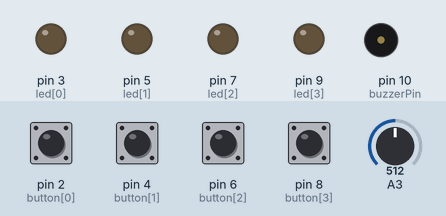
A sketch run on a simulated Arduino Uno, built with avr-gcc and run on an emulated ATmega328P. On the bench: output pins drawn as LEDs (lit = HIGH), buzzer (waves = sounding). The inputs (shaded band) are chosen by the test bench; at power-on: pin 2 (button[0]), pin 4 (button[1]), pin 6 (button[2]), pin 8 (button[3]) HIGH, A3 = 512. Random numbers use the default seed unless the sketch sets one.

Above: at 3.5 s.
3.6 s: pin 8 (button[3]) pulled LOW for 0.15 s
6.7 s: pin 8 (button[3]) pulled LOW for 1 s
10.7 s: pin 6 (button[2]) pulled LOW for 1 s
At 12.48 s:
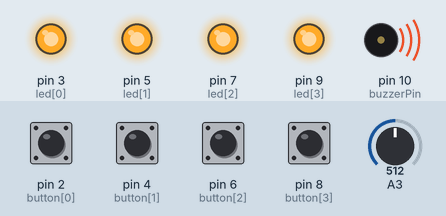
14.4 s: pin 2 (button[0]) pulled LOW for 1 s
At 16.7 s:
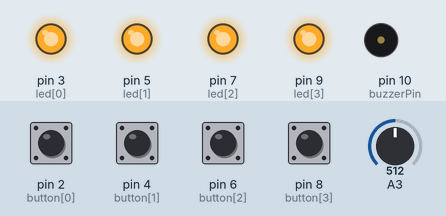
16.9 s: pin 2 (button[0]) pulled LOW for 0.15 s
At 20.0 s:
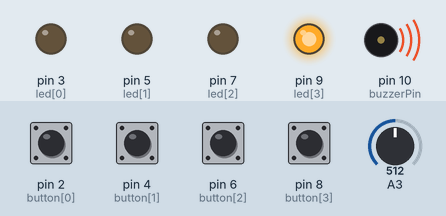
Timing chart, 0 to 23.8 s (numbered marks = the images above; inputs shaded):
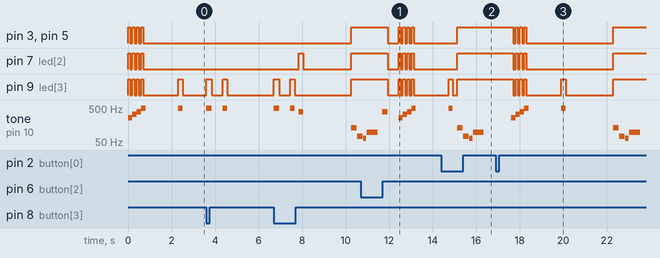

Measured:
- after the input at 10.7 s, pin 3 (led[0]), pin 5 (led[1]), pin 7 (led[2]), pin 9 (led[3]): HIGH → LOW after 1.2 s, then repeats every 0.20 s: HIGH 0.10 s, LOW 0.10 s, until it stays LOW from 13.1 s
- after the input at 14.4 s, pin 3 (led[0]), pin 5 (led[1]), pin 7 (led[2]): LOW → HIGH after 0.73 s
- after the input at 16.9 s, pin 3 (led[0]), pin 5 (led[1]): goes 3 × (LOW 0.10 s, HIGH 0.10 s), LOW 4.0 s, then HIGH, starting after 0.80 s
- by itself, tone on pin 10 (buzzerPin): plays 494 Hz for 0.25 s, 494 Hz for 0.20 s, 392 Hz for 0.20 s, 130 Hz for 0.25 s, 73 Hz for 0.17 s

The sketch:

SIK_Circuit_2C-SimonSaysTWOPLAYER.ino
```cpp
/*
SparkFun Inventor’s Kit
Circuit 2C-Simon Says

The Simon Says game flashes a pattern using LED lights, then the player must repeat the pattern.

This sketch was written by SparkFun Electronics, with lots of help from the Arduino community.
This code is completely free for any use.

View circuit diagram and instructions at: https://learn.sparkfun.com/tutorials/sparkfun-inventors-kit-experiment-guide---v40
Download drawings and code at: https://github.com/sparkfun/SIK-Guide-Code
*/

//set the pins where the butons, LEDs and buzzer connect
int button[] = {2,4,6,8};     //red is button[0], green is button[1], blue is button[2], yellow is button[3]
int led[] = {3,5,7,9};        //red is led[0], green is led[1], blue is led[2], yellow is led[3]
int tones[] = {262, 330, 392, 494};   //tones to play with each button (c, e, g, b)

int playerNum = 0;
int player1LED = 13;
int player2LED = 12;

int roundsToWin = 10;         //number of rounds the player has to play before they win the game (the array can only hold up to 16 rounds)
int buttonSequence1[16];       //make an array of numbers that will be the sequence that the player needs to remember
int buttonSequence2[16];

int seed =0;

int buzzerPin = 10;           //pin that the buzzer is connected to

int pressedButton = 4;        //a variable to remember which button is being pressed. 4 is the value if no button is being pressed.
int roundCounter = 1;         //keeps track of what round the player is on


long startTime = 0;           //timer variable for time limit on button press
long timeLimit = 2000;        //time limit to hit a button

boolean gameStarted = false;      //variable to tell the game whether or not to play the start sequence

void setup(){

  //set all of the button pins to input_pullup (use the builtin pullup resistors)
  pinMode(button[0], INPUT_PULLUP);
  pinMode(button[1], INPUT_PULLUP);
  pinMode(button[2], INPUT_PULLUP);
  pinMode(button[3], INPUT_PULLUP);

  //set all of the LED pins to output
  pinMode(led[0], OUTPUT);
  pinMode(led[1], OUTPUT);
  pinMode(led[2], OUTPUT);
  pinMode(led[3], OUTPUT);

  pinMode(buzzerPin, OUTPUT);   //set the buzzer pin to output
}

void loop(){

if (gameStarted == false){    //if the game hasn't started yet
  populate(buttonSequence1);
  populate(buttonSequence2);
  startSequence();            //flash the start sequence
  roundCounter = 0;           //reset the round counter
  delay(1500);                //wait a second and a half
  gameStarted = true;         //set gameStarted to true so that this sequence doesn't start again
}

if(playerNum%2 == 0){

  //PLAYER 1
  digitalWrite(player1LED,HIGH);
  digitalWrite(player2LED,LOW);

//each round, start by flashing out the sequence to be repeated
for(int i=0; i <= roundCounter; i++){   //go through the array up to the current round number
  flashLED(buttonSequence1[i]);          //turn on the LED for that array position and play the sound
  delay(200);                           //wait
  allLEDoff();                          //turn all of the LEDs off
  delay(200);
}

//then start going through the sequence one at a time and see if the user presses the correct button
for(int i=0; i <= roundCounter; i++){   //for each button to be pressed in the sequence

  startTime = millis();                 //record the start time

  while(true){  //loop until the player presses a button or the time limit is up (the time limit check is in an if statement)

    pressedButton = buttonCheck();      //every loop check to see which button is pressed

    if (pressedButton < 4){             //if a button is pressed... (4 means that no button is pressed)

      flashLED(pressedButton);          //flash the LED for the button that was pressed

      if(pressedButton == buttonSequence1[i]){   //if the button matches the button in the sequence
          delay(250);                   //leave the LED light on for a moment
          allLEDoff();                  //then turn off all of the lights and
          break;                        //end the while loop (this will go to the next number in the for loop)

      } else{                           //if the button doesn't match the button in the sequence
          loseSequence();               //play the lose sequence (the loose sequence stops the program)
          break;                        //when the program gets back from the lose sequence, break the while loop so that the game can start over
      }

    } else {                            //if no button is pressed
      allLEDoff();                      //turn all the LEDs off
    }

    //check to see if the time limit is up
    if(millis() - startTime > timeLimit){   //if the time limit is up
      loseSequence();                       //play the lose sequence
      break;                                //when the program gets back from the lose sequence, break the while loop so that the game can start over
    }
  }
}

  //roundCounter = roundCounter + 1;      //increase the round number by 1
  playerNum = playerNum+1;

  if (roundCounter >= roundsToWin){               //if the player has gotten to the 16th round
    winSequence();                      //play the winning song
  }

  delay(500);                           //wait for half a second between rounds
} else{

  //PLAYER 2
  digitalWrite(player1LED,LOW);
  digitalWrite(player2LED,HIGH);

//each round, start by flashing out the sequence to be repeated
for(int i=0; i <= roundCounter; i++){   //go through the array up to the current round number
  flashLED(buttonSequence2[i]);          //turn on the LED for that array position and play the sound
  delay(200);                           //wait
  allLEDoff();                          //turn all of the LEDs off
  delay(200);
}

//then start going through the sequence one at a time and see if the user presses the correct button
for(int i=0; i <= roundCounter; i++){   //for each button to be pressed in the sequence

  startTime = millis();                 //record the start time

  while(true){  //loop until the player presses a button or the time limit is up (the time limit check is in an if statement)

    pressedButton = buttonCheck();      //every loop check to see which button is pressed

    if (pressedButton < 4){             //if a button is pressed... (4 means that no button is pressed)

      flashLED(pressedButton);          //flash the LED for the button that was pressed

      if(pressedButton == buttonSequence2[i]){   //if the button matches the button in the sequence
          delay(250);                   //leave the LED light on for a moment
          allLEDoff();                  //then turn off all of the lights and
          break;                        //end the while loop (this will go to the next number in the for loop)

      } else{                           //if the button doesn't match the button in the sequence
          loseSequence();               //play the lose sequence (the loose sequence stops the program)
          break;                        //when the program gets back from the lose sequence, break the while loop so that the game can start over
      }

    } else {                            //if no button is pressed
      allLEDoff();                      //turn all the LEDs off
    }

    //check to see if the time limit is up
    if(millis() - startTime > timeLimit){   //if the time limit is up
      loseSequence();                       //play the lose sequence
      break;                                //when the program gets back from the lose sequence, break the while loop so that the game can start over
    }
  }
}

  roundCounter = roundCounter + 1;      //increase the round number by 1
  playerNum = playerNum+1;

  if (roundCounter >= roundsToWin){               //if the player has gotten to the 16th round
    winSequence();                      //play the winning song
  }

  delay(500);                           //wait for half a second between rounds
}


}

//----------FUNCTIONS------------

//FLASH LED
void flashLED (int ledNumber){
  digitalWrite(led[ledNumber], HIGH);
  tone(buzzerPin, tones[ledNumber]);
}

//TURN ALL LEDS OFF
void allLEDoff (){
  //turn all the LEDs off
  digitalWrite(led[0],LOW);
  digitalWrite(led[1],LOW);
  digitalWrite(led[2],LOW);
  digitalWrite(led[3],LOW);
  //turn the buzzer off
  noTone(buzzerPin);
}

//CHECK WHICH BUTTON IS PRESSED
int buttonCheck(){
  //check if any buttons are being pressed
  if(digitalRead(button[0]) == LOW){
    return 0;
  }else if(digitalRead(button[1]) == LOW){
    return 1;
  }else if(digitalRead(button[2]) == LOW){
    return 2;
  }else if(digitalRead(button[3]) == LOW){
    return 3;
  }else{
    return 4; //this will be the value for no button being pressed
  }
}

//POPULATE SEQUENCE
void populate(int buttonSequence[]){

  if(seed == 0){
    randomSeed(analogRead(A0));   //make sure the random numbers are really random
  seed++;
  }else{
    randomSeed(analogRead(A1+1234));
  }

  //populate the buttonSequence array with random numbers from 0 to 3
  for (int i=0;i<=roundsToWin;i++){
    buttonSequence[i] = round(random(0,4));
  }
}

//START SEQUENCE
void startSequence(){

  //flash all of the LEDs when the game starts
  for(int i=0; i<=3; i++){

    tone(buzzerPin, tones[i], 200); //play one of the 4 tones

    //turn all of the leds on
    digitalWrite(led[0],HIGH);
    digitalWrite(led[1],HIGH);
    digitalWrite(led[2],HIGH);
    digitalWrite(led[3],HIGH);

    delay(100);         //wait for a moment

    //turn all of the leds off
    digitalWrite(led[0],LOW);
    digitalWrite(led[1],LOW);
    digitalWrite(led[2],LOW);
    digitalWrite(led[3],LOW);

    delay(100);   //wait for a moment

  } //this will repeat 4 times
}

//WIN SEQUENCE
void winSequence(){

  //turn all the LEDs on
  for(int j=0; j<=3; j++){
    digitalWrite(led[j], HIGH);
  }

  //play the 1Up noise
  tone(buzzerPin, 1318, 150);   //E6
  delay(175);
  tone(buzzerPin, 1567, 150);   //G6
  delay(175);
  tone(buzzerPin, 2637, 150);   //E7
  delay(175);
  tone(buzzerPin, 2093, 150);   //C7
  delay(175);
  tone(buzzerPin, 2349, 150);   //D7
  delay(175);
  tone(buzzerPin, 3135, 500);   //G7
  delay(500);

  //wait until a button is pressed
  do {
    pressedButton = buttonCheck();
  } while(pressedButton > 3);
  delay(100);

  gameStarted = false;   //reset the game so that the start sequence will play again.

}

//LOSE SEQUENCE
void loseSequence(){

  //turn all the LEDs on
  for(int j=0; j<=3; j++){
    digitalWrite(led[j], HIGH);
  }

  //play the 1Up noise
  tone(buzzerPin, 130, 250);   //E6
  delay(275);
  tone(buzzerPin, 73, 250);   //G6
  delay(275);
  tone(buzzerPin, 65, 150);   //E7
  delay(175);
  tone(buzzerPin, 98, 500);   //C7
  delay(500);

  //wait until a button is pressed
  do {
    pressedButton = buttonCheck();
  } while(pressedButton > 3);
  delay(200);

  gameStarted = false;   //reset the game so that the start sequence will play again.
}
```
